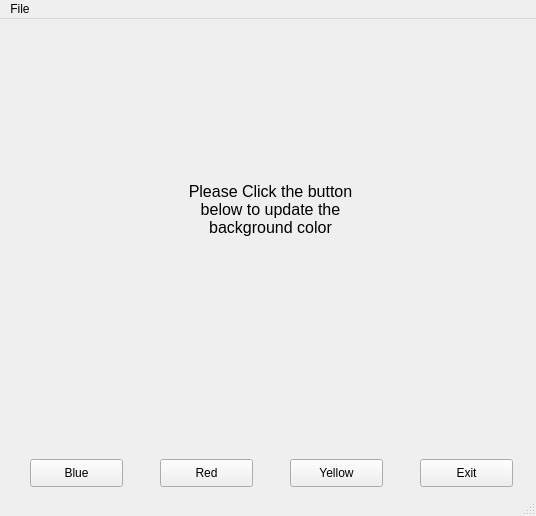
<?xml version="1.0" encoding="UTF-8"?>
<ui version="4.0">
 <class>mainWindow</class>
 <widget class="QMainWindow" name="mainWindow">
  <property name="geometry">
   <rect>
    <x>0</x>
    <y>0</y>
    <width>536</width>
    <height>516</height>
   </rect>
  </property>
  <property name="windowTitle">
   <string>Generic Load UI startup</string>
  </property>
  <widget class="QWidget" name="centralwidget">
   <widget class="QPushButton" name="btnExit">
    <property name="geometry">
     <rect>
      <x>420</x>
      <y>440</y>
      <width>93</width>
      <height>28</height>
     </rect>
    </property>
    <property name="text">
     <string>Exit</string>
    </property>
   </widget>
   <widget class="QStackedWidget" name="stackedWidget">
    <property name="geometry">
     <rect>
      <x>10</x>
      <y>10</y>
      <width>511</width>
      <height>401</height>
     </rect>
    </property>
    <property name="currentIndex">
     <number>0</number>
    </property>
    <widget class="QWidget" name="Home">
     <widget class="QLabel" name="label">
      <property name="geometry">
       <rect>
        <x>170</x>
        <y>120</y>
        <width>181</width>
        <height>121</height>
       </rect>
      </property>
      <property name="font">
       <font>
        <pointsize>12</pointsize>
       </font>
      </property>
      <property name="text">
       <string>Please Click the button below to update the background color</string>
      </property>
      <property name="alignment">
       <set>Qt::AlignCenter</set>
      </property>
      <property name="wordWrap">
       <bool>true</bool>
      </property>
     </widget>
    </widget>
    <widget class="QWidget" name="Blue">
     <property name="styleSheet">
      <string notr="true">background-color: blue</string>
     </property>
    </widget>
    <widget class="QWidget" name="Red">
     <property name="styleSheet">
      <string notr="true">background-color: red</string>
     </property>
    </widget>
    <widget class="QWidget" name="Yellow">
     <property name="styleSheet">
      <string notr="true">background-color: yellow</string>
     </property>
    </widget>
   </widget>
   <widget class="QPushButton" name="btnYellow">
    <property name="geometry">
     <rect>
      <x>290</x>
      <y>440</y>
      <width>93</width>
      <height>28</height>
     </rect>
    </property>
    <property name="text">
     <string>Yellow</string>
    </property>
   </widget>
   <widget class="QPushButton" name="btnRed">
    <property name="geometry">
     <rect>
      <x>160</x>
      <y>440</y>
      <width>93</width>
      <height>28</height>
     </rect>
    </property>
    <property name="text">
     <string>Red</string>
    </property>
   </widget>
   <widget class="QPushButton" name="btnBlue">
    <property name="geometry">
     <rect>
      <x>30</x>
      <y>440</y>
      <width>93</width>
      <height>28</height>
     </rect>
    </property>
    <property name="text">
     <string>Blue</string>
    </property>
   </widget>
  </widget>
  <widget class="QMenuBar" name="menubar">
   <property name="geometry">
    <rect>
     <x>0</x>
     <y>0</y>
     <width>536</width>
     <height>21</height>
    </rect>
   </property>
   <widget class="QMenu" name="menuFile">
    <property name="title">
     <string>File</string>
    </property>
    <addaction name="actExit"/>
   </widget>
   <addaction name="menuFile"/>
  </widget>
  <widget class="QStatusBar" name="statusbar"/>
  <action name="actExit">
   <property name="text">
    <string>Exit</string>
   </property>
  </action>
 </widget>
 <resources/>
 <connections/>
</ui>
